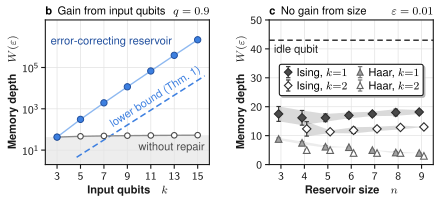

This chart was generated by the following Python code:
"""Fig. 4, panels b, c: memory depth of the error-correcting reservoir (b) and of standard reservoirs (c)
(q = 0.9, eps = 0.01). Panel a (circuit) is drawn in fig4.tex.
Panel b also shows the same reservoir without repair: its r = k - 2 memory copies are written once and then only
decay, and even the best readout of all r copies (exact trace distance) keeps the bit for only 43 to 53 time steps;
the region at or below these memory depths is shaded grey.
Colours: error-correcting reservoir and the lower bound of Theorem 1 in blue (attain the limit), standard reservoirs
in greys (Ising dark, Haar light), the idle qubit as a dashed reference line."""
import sys, json; sys.path.insert(0, ".")
from figstyle import *
import numpy as np
from math import log, comb
from fractions import Fraction
setup()
R = json.load(open("../sim/results_main.json"))
q, eps = 0.9, 1e-2
alpha = -0.5 * log(1 - q * q)
W_idle = 43  # = 1 + max{l : q^(l+1) > eps}: a single qubit that holds the input without repair


def get(model, n, k):
    for e in R:
        if e["model"] == model and e["n"] == n and e["k"] == k:
            return e


def td_copies(r, s):
    """Trace distance between r copies of (I + sZ)/2 and r copies of (I - sZ)/2: the best readout of r unrepaired
    copies whose bias has decayed to s."""
    a, b = (1 + s) / 2, (1 - s) / 2
    return 0.5 * sum(comb(r, j) * abs(a ** j * b ** (r - j) - b ** j * a ** (r - j)) for j in range(r + 1))


def W_norepair(r):
    """Memory depth of r unrepaired copies, with the convention of the error-correcting reservoir (exact, continuous
    in t): td_copies(r, q^(t+1)) = eps. For r = 1 this is ln(q/eps)/(-ln q), the value of both reservoirs at k = 3."""
    lo, hi = 0.0, 500.0
    for _ in range(200):
        mid = (lo + hi) / 2
        lo, hi = (mid, hi) if td_copies(r, q ** (mid + 1)) > eps else (lo, mid)
    return lo


def p_r(r):
    p = Fraction(1, 20)
    return sum(Fraction(comb(r, j)) * p ** j * (1 - p) ** (r - j) for j in range(r // 2 + 1, r + 1))


STY = {"ising": dict(color=ISING, mk="D", ms=4.3, name="Ising"),
       "haar": dict(color=HAAR, mk="^", ms=4.8, name="Haar")}
IDLE = dict(color=INK, lw=1.0, ls=(0, (4, 2.5)))

fig = figure(4.40, 2.05)
b, c = even_row(fig, 2, left=0.45, right=0.06, gap=0.60)

# ---------------------------------------------------------------- b: memory depth versus input qubits
kr = np.arange(3, 16, 2)
Wrep = [log(q / eps) / -log(1 - 2 * float(p_r(k - 2))) for k in kr]      # exact, single-qubit readout
k0 = 3 + log(4) / alpha                                                   # Theorem 1(ii) applies for k >= k0
kk = np.linspace(k0, 15.6, 100)
b.plot(kk, np.exp(alpha * (kk - 3)) / 4 * log(q / eps), color=BLUE, lw=1.1, ls=(0, (4, 2.2)), zorder=2,
       label=r"lower bound (Thm.~1)")
Wnr = [W_norepair(k - 2) for k in kr]                                    # the same copies, without repair
# grey: the region at or below the copies without repair (flat beyond the first and the last point)
xg = np.linspace(2, 16, 300)
b.fill_between(xg, 1e-3, np.exp(np.interp(xg, kr, np.log(Wnr))), color=GREY_FILL, lw=0, zorder=0.4)
b.plot(kr, Wnr, color=GREY, lw=1.0, zorder=2)
b.plot(kr, Wnr, "o", ms=4.0, mfc="white", mec=GREY_DARK, mew=0.8, zorder=3)
b.plot(kr, Wrep, color=BLUE_LIGHT, lw=1.0, zorder=2)
b.plot(kr, Wrep, "o", ms=4.6, color=BLUE, mec=BLUE_DARK, mew=0.7, zorder=4, label="error-correcting reservoir")
b.set_yscale("log"); b.set_xlim(2, 16); b.set_ylim(2, 2e7)
b.set_xticks([3, 5, 7, 9, 11, 13, 15]); b.set_yticks([1e1, 1e3, 1e5])
# direct labels instead of a legend: each label sits next to its own line; the label of the lower bound runs
# parallel to it, above the line
label(b, 2.45, 10 ** 6.25, "error-correcting reservoir", color=BLUE_DARK, ha="left", va="center")
label(b, 15.6, 10 ** 1.13, "without repair", color=GREY_DARK, ha="right", va="center")
kc = 11.4
lb = lambda x: np.exp(alpha * (x - 3)) / 4 * log(q / eps)
p0, p1 = b.transData.transform([(kc - 1, lb(kc - 1)), (kc + 1, lb(kc + 1))])
ang = np.degrees(np.arctan2(p1[1] - p0[1], p1[0] - p0[0]))
label(b, kc, lb(kc) * 10 ** 0.50, r"lower bound (Thm.~1)", color=BLUE, ha="center", va="center", rotation=ang,
      rotation_mode="anchor")
xlabel(b, "Input qubits", "k")
ylabel(b, "Memory depth", r"W(\varepsilon)")
panel(b, "b", "Gain from input qubits", r"$q=0.9$")

# ---------------------------------------------------------------- c: memory depth versus reservoir size
c.axhline(W_idle, zorder=1, **IDLE)
label(c, 2.7, W_idle - 1.6, "idle qubit", ha="left", va="top")
for model, k, filled in (("ising", 1, True), ("ising", 2, False), ("haar", 1, True), ("haar", 2, False)):
    st = STY[model]
    ns = [n for n in sorted(e["n"] for e in R if e["model"] == model and e["k"] == k) if n >= k + 2]
    mu = np.array([np.mean(get(model, n, k)["W"]) for n in ns])
    sd = np.array([np.std(get(model, n, k)["W"]) for n in ns])
    x = np.array(ns) + (-0.1 if k == 1 else 0.1)
    c.fill_between(x, mu - sd, mu + sd, color=st["color"], alpha=0.2, lw=0)
    c.errorbar(x, mu, yerr=sd, fmt=st["mk"], ms=st["ms"], color=st["color"],
               mfc=st["color"] if filled else "white", mec=darker(st["color"], 0.6), mew=0.8,
               ecolor=darker(st["color"], 0.7), elinewidth=0.8, label=r"%s, $k{=}%d$" % (st["name"], k), zorder=3)
c.set_xlim(2.5, 9.5); c.set_ylim(0, 50)
c.set_xticks(range(3, 10))
# legend centred in the free band between the data (W <= 20) and the idle-qubit label (W >= 38)
legc = legend(c, loc="center", bbox_to_anchor=(0.5, 0.585), ncol=2, handlelength=0.9, handletextpad=0.3,
              columnspacing=0.7, borderpad=0.35, markerscale=0.9)
xlabel(c, "Reservoir size", "n")
ylabel(c, "Memory depth", r"W(\varepsilon)")
panel(c, "c", "No gain from size", r"$\varepsilon=0.01$")
fig.draw_without_rendering()
_L = legc.get_window_extent(); _A = c.get_window_extent()
_pt = 72.0 / fig.dpi
print("legend c margins (pt): left %.1f right %.1f top-of-axes %.1f, bottom at W = %.1f, top at W = %.1f" % (
    (_L.x0 - _A.x0) * _pt, (_A.x1 - _L.x1) * _pt, (_A.y1 - _L.y1) * _pt,
    c.transData.inverted().transform((0, _L.y0))[1], c.transData.inverted().transform((0, _L.y1))[1]))
save(fig, "fig4bc.pdf")
print("Wrep:", dict(zip(kr.tolist(), [round(w, 1) for w in Wrep])), "k0 = %.2f" % k0)
print("without repair:", dict(zip(kr.tolist(), [round(w, 1) for w in Wnr])))
W_int = lambda r: 1 + max(l for l in range(400) if td_copies(r, q ** (l + 1)) > eps)   # integer convention, as W_idle
print("without repair, integer memory depth (quoted in the text):", {k: W_int(k - 2) for k in kr.tolist()})
